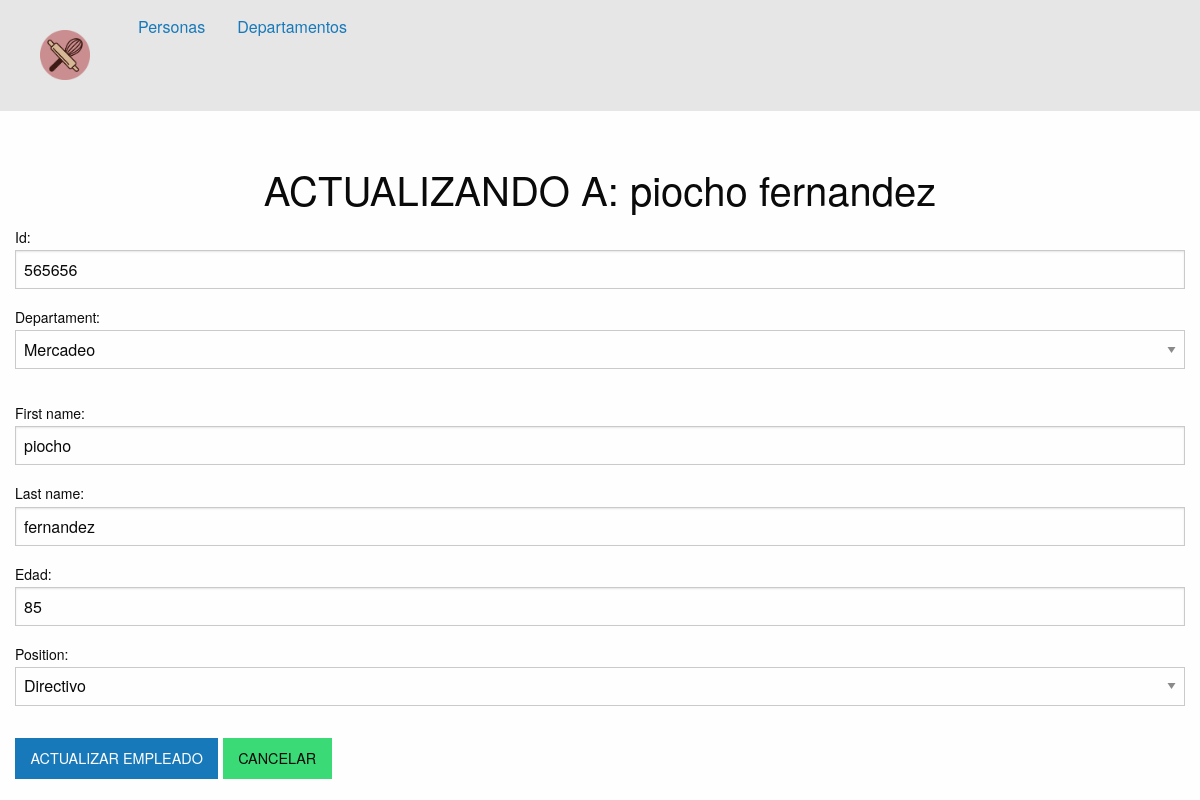
The page /persona/actualizar/565656 on the database its author committed.
### persona/models.py (models this page shows, shortened)
class Persona(models.Model):
    level = (
        ('Directivo', 'Directivo'),
        ('Asesor', 'Asesor'),
        ('Operativo', 'Operativo'),
        ('Asistencial', 'Asistencial'),
        ('Tecnico', 'Tecnico')
    )
    id = models.IntegerField(unique=True, primary_key=True)
    departament = models.ForeignKey(model.Departamento, on_delete=models.CASCADE)
    first_name = models.CharField(max_length=80)
    last_name = models.CharField(max_length=80)
    edad = models.IntegerField(blank=True, default=1)
    position = models.CharField(choices=level, max_length=50)

### departamento/models.py (models this page shows)
class Departamento(models.Model):
    types = (
        ('O', 'Operativo'),
        ('A', 'Administrativo'),
    )
    name = models.CharField('Nombre', max_length=50, unique=True)
    type = models.CharField('Area', max_length=50, choices=types)
    def __str__(self):
        return self.name

### persona/views.py (the view)
# urls.py: path('persona/actualizar/<pk>', views.UpdatePersona.as_view(), name='actualizar'),
class UpdatePersona(UpdateView):
    model = Persona
    template_name = "persona/update.html"
    fields = ('__all__')
    success_url = reverse_lazy('persona_app:lista')

### templates/persona/update.html (shortened to what this page needs)
{% extends 'base.html' %}
{% load static %}
{% block content %}
<div class="grid-container">
    <div class="cell">
        <h2 class="cell" style="text-align: center; margin-top: 50px">
            ACTUALIZANDO A: {{persona.first_name}} {{persona.last_name}}
        </h2>
        <form method = 'POST'>
            {{form.as_p}}
            <button class="button" type ='submit' value="Update"> ACTUALIZAR EMPLEADO </button>
            <a href="{% url 'persona_app:lista'%}" class="success button"> CANCELAR </a>
        </form>
    </div>
</div>
{% endblock content %}

### rows shown on the page
Persona: first_name "piocho", last_name "fernandez", departament "Mercadeo", edad "85", position "Directivo"
Departamento: id "565656"
